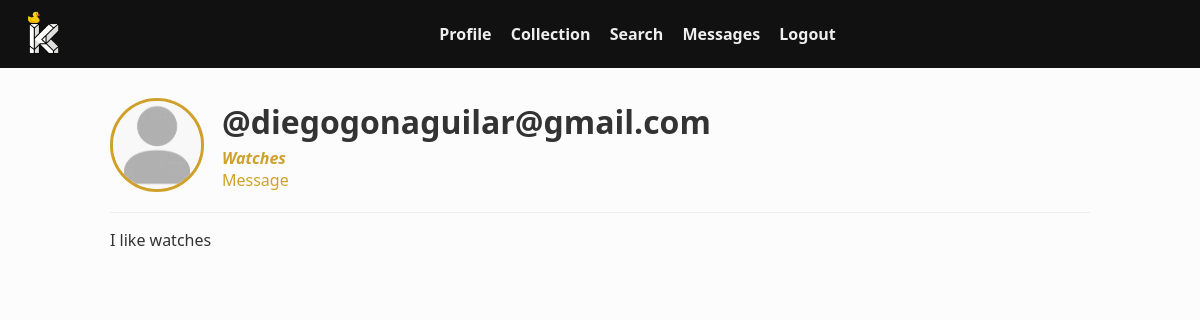
The app's page /u/diegogonaguilar@gmail.com (signed in) with its own data.
### kluster/models.py (models this page shows, shortened)
class User(db.Model, UserMixin):
    __tablename__ = "users"
    id = db.Column(db.Integer, primary_key=True)
    email = db.Column(db.String(255), unique=True, nullable=False, index=True)
    username = db.Column(db.String(80), unique=True, nullable=False)
    password_hash = db.Column(db.String(255), nullable=False)
    bio = db.Column(db.Text, default="")
    specialization = db.Column(db.String(120), default="")
    created_at = db.Column(db.DateTime, default=datetime.utcnow)
    collections = db.relationship( "CollectionItem", backref="owner", lazy=True, cascade="all, delete-orphan")
    notifications = db.relationship("Notification", back_populates="user", lazy="dynamic", cascade="all, delete-orphan")

### kluster/routes/profile.py (the view)
@profile_bp.route("/<username>")
@login_required
def view_profile(username: str):
    user: User = User.query.filter_by(username=username).first_or_404()
    is_owner = current_user.id == user.id
    return render_template("profile.html", user=user, is_owner=is_owner)

### kluster/metrics.py (called while the page is built)
def before_request_metrics():
    request._start_time = time.perf_counter()

def after_request_metrics(response):
    try:
        latency = time.perf_counter() - getattr(request, "_start_time", time.perf_counter())
        REQUEST_LATENCY.labels(request.method, request.endpoint or "unknown").observe(latency)
        REQUEST_COUNT.labels(request.method, request.endpoint or "unknown", response.status_code).inc()
    except Exception as exc:
        log.warning("metrics_after_request_error", error=str(exc))
    return response

### kluster/routes/auth.py (called while the page is built)
@login_manager.user_loader
def load_user(user_id):
    return User.query.get(int(user_id))

### kluster/templates/profile.html
{% extends "base.html" %}
{% block content %}
  <section class="profile">
    <div class="profile-header">
      <img src="{{ url_for('static', filename='img/profile_placeholder.png') }}" alt="Profile Picture" class="profile-pic" />
      <div class="profile-info">
        <h2>@{{ user.username }}</h2>
        <div class="specialization">{{ user.specialization or "Watch Collector" }}</div>
        {% if not is_owner %}
        <a class="btn-primary" href="{{ url_for('messages.thread', username=user.username) }}">Message</a>
        {% endif %}
      </div>
    </div>
    {% if is_owner %}
      <form method="post" class="profile-edit-form" action="{{ url_for('profile.update_profile', username=user.username) }}">
        <label>Bio
          <textarea name="bio" rows="4">{{ user.bio }}</textarea>
        </label>
        <label>Specialization
          <input name="specialization" value="{{ user.specialization }}">
        </label>
        <button type="submit" class="btn-primary">Save</button>
      </form>
    {% else %}
      <article class="profile-bio">
        <p>{{ user.bio }}</p>
      </article>
    {% endif %}
  </section>
{% endblock %}

### kluster/static/css/main.css (style rules this page uses)
body { font-family: 'Segoe UI', Tahoma, Geneva, Verdana, sans-serif; margin: 0; background: #fcfcfc; color: #333; }
a { text-decoration: none; color: #cfa12b; }
.profile-header { display: flex; padding-bottom: 20px; border-bottom: 1px solid #eee; align-items: center; gap: 18px; }
.profile-pic { border-radius: 50%; width: 88px; height: 88px; object-fit: cover; border: 3px solid #cfa12b; }
.profile-info h2 { margin: 0; font-size: 2rem; font-weight: 700; }
.specialization { margin-top: 4px; color: #cfa12b; font-weight: 700; font-style: italic; }

### records on screen
User: username "diegogonaguilar@gmail.com", specialization "Watches", bio "I like watches"
